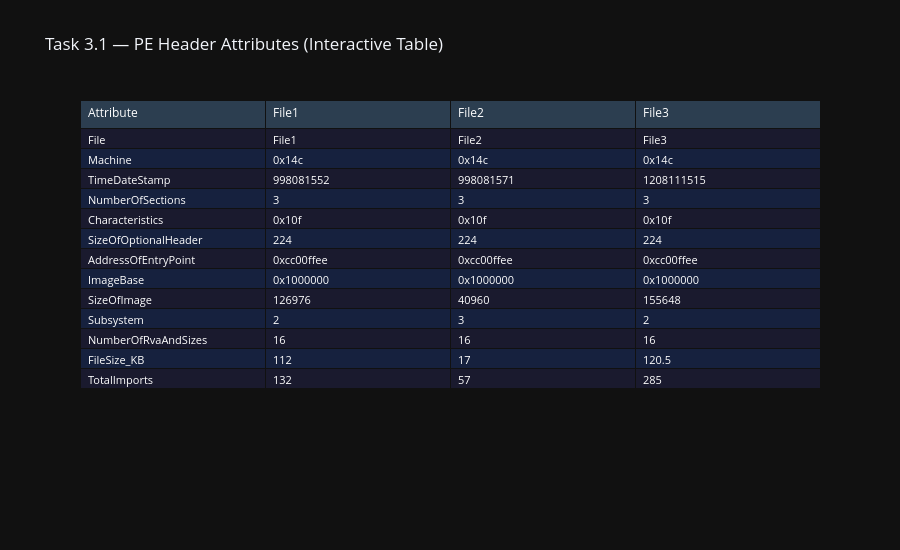

Notebook cell for this chart:
### Markdown cell above
## Tasks 3.1 & 3.2 — PE Header and Section Analysis (Plotly Tables)
The `pefile` library parses Windows Portable Executable (PE) files.
Results are rendered as interactive `go.Table` figures instead of DataFrames.

### Code cell
# ── Helper: parse a PE file into header + section records ─────────────────────
def parse_pe(name: str, path: str) -> dict:
    '''
    Parse a PE file using the pefile library.

    Returns:
        dict with keys 'header' (flat dict of key attributes)
             and 'sections' (list of dicts, one per section).
    '''
    try:
        pe = pefile.PE(path)
    except Exception as e:
        print(f'  ERROR parsing {name}: {e}')
        return {'header': {}, 'sections': []}

    header = {
        'File': name,
        'Machine': hex(pe.FILE_HEADER.Machine),
        'TimeDateStamp': pe.FILE_HEADER.TimeDateStamp,
        'NumberOfSections': pe.FILE_HEADER.NumberOfSections,
        'Characteristics': hex(pe.FILE_HEADER.Characteristics),
        'SizeOfOptionalHeader': pe.FILE_HEADER.SizeOfOptionalHeader,
        'AddressOfEntryPoint': hex(pe.OPTIONAL_HEADER.AddressOfEntryPoint),
        'ImageBase': hex(pe.OPTIONAL_HEADER.ImageBase),
        'SizeOfImage': pe.OPTIONAL_HEADER.SizeOfImage,
        'Subsystem': pe.OPTIONAL_HEADER.Subsystem,
        'NumberOfRvaAndSizes': pe.OPTIONAL_HEADER.NumberOfRvaAndSizes,
        'FileSize_KB': round(os.path.getsize(path) / 1024, 2),
    }

    try:
        n_imports = sum(
            len(entry.imports)
            for entry in pe.DIRECTORY_ENTRY_IMPORT
        ) if hasattr(pe, 'DIRECTORY_ENTRY_IMPORT') else 0
        header['TotalImports'] = n_imports
    except Exception:
        header['TotalImports'] = 0

    sections = []
    for sec in pe.sections:
        name_str = sec.Name.decode(errors='replace').strip('\x00')
        data = sec.get_data()
        sections.append({
            'File': name,
            'Section': name_str,
            'VirtualAddress': hex(sec.VirtualAddress),
            'VirtualSize': sec.Misc_VirtualSize,
            'RawSize': sec.SizeOfRawData,
            'Characteristics': hex(sec.Characteristics),
            'Entropy': round(sec.get_entropy(), 4),
        })

    pe.close()
    return {'header': header, 'sections': sections}


# Parse all files
pe_data = {name: parse_pe(name, path) for name, path in PE_FILES.items()}

# ── Task 3.1: PE Headers as Plotly Table ─────────────────────────────────────
header_rows = [v['header'] for v in pe_data.values() if v['header']]
if header_rows:
    hdr_df = pd.DataFrame(header_rows).T.reset_index()
    hdr_df.columns = ['Attribute'] + [v['header']['File']
                                       for v in pe_data.values() if v['header']]
    fig_hdr = go.Figure(
        go.Table(
            header=dict(
                values=list(hdr_df.columns),
                fill_color='#2c3e50',
                font=dict(color='white', size=12),
                align='left'
            ),
            cells=dict(
                values=[hdr_df[col] for col in hdr_df.columns],
                fill_color=[['#1a1a2e', '#16213e'] * 20],
                font=dict(color='white', size=11),
                align='left'
            )
        )
    )
    fig_hdr.update_layout(
        title='Task 3.1 — PE Header Attributes (Interactive Table)',
        template='plotly_dark',
        height=550
    )
    fig_hdr.show()

### Figure 1 — Plotly figure (JSON) as saved in the notebook; plotly's stock layout.template omitted (floating-point values rounded to 4 significant figures)
{"data": [{"cells": {"align": "left", "fill": {"color": [["#1a1a2e", "#16213e", "#1a1a2e", "#16213e", "#1a1a2e", "#16213e", "#1a1a2e", "#16213e", "#1a1a2e", "#16213e", "#1a1a2e", "#16213e", "#1a1a2e", "#16213e", "#1a1a2e", "#16213e", "#1a1a2e", "#16213e", "#1a1a2e", "#16213e", "#1a1a2e", "#16213e", "#1a1a2e", "#16213e", "#1a1a2e", "#16213e", "#1a1a2e", "#16213e", "#1a1a2e", "#16213e", "#1a1a2e", "#16213e", "#1a1a2e", "#16213e", "#1a1a2e", "#16213e", "#1a1a2e", "#16213e", "#1a1a2e", "#16213e"]]}, "font": {"color": "white", "size": 11}, "values": [["File", "Machine", "TimeDateStamp", "NumberOfSections", "Characteristics", "SizeOfOptionalHeader", "AddressOfEntryPoint", "ImageBase", "SizeOfImage", "Subsystem", "NumberOfRvaAndSizes", "FileSize_KB", "TotalImports"], ["File1", "0x14c", 998081552, 3, "0x10f", 224, "0xcc00ffee", "0x1000000", 126976, 2, 16, 112, 132], ["File2", "0x14c", 998081571, 3, "0x10f", 224, "0xcc00ffee", "0x1000000", 40960, 3, 16, 17, 57], ["File3", "0x14c", 1208111515, 3, "0x10f", 224, "0xcc00ffee", "0x1000000", 155648, 2, 16, 120.5, 285]]}, "header": {"align": "left", "fill": {"color": "#2c3e50"}, "font": {"color": "white", "size": 12}, "values": ["Attribute", "File1", "File2", "File3"]}, "type": "table"}], "layout": {"height": 550, "title": {"text": "Task 3.1 — PE Header Attributes (Interactive Table)"}}}
